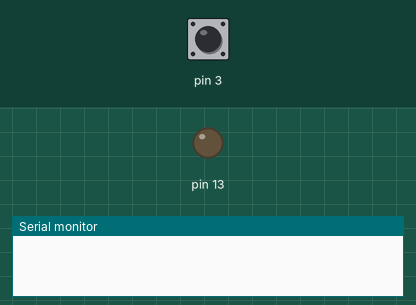
This sketch was run on a simulated Arduino Uno, built with avr-gcc and run on an emulated ATmega328P. Shown: output pins drawn as LEDs (lit = HIGH), the last lines printed to the serial monitor. Inputs (shaded band) come from the test bench; at power-on: pin 3 HIGH.

Above: at 1.2 s.
1.3 s: pin 3 pulled LOW for 0.15 s
At 2.1 s:
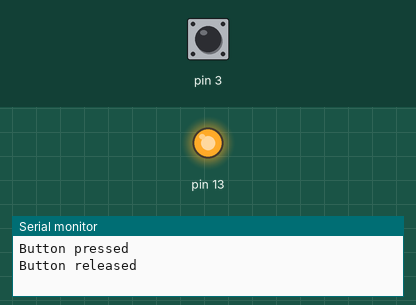
2.9 s: pin 3 pulled LOW for 1 s
At 3.3 s:
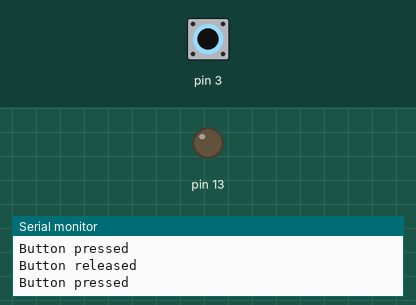
5.4 s: pin 3 pulled LOW for 3.2 s
At 6.4 s:
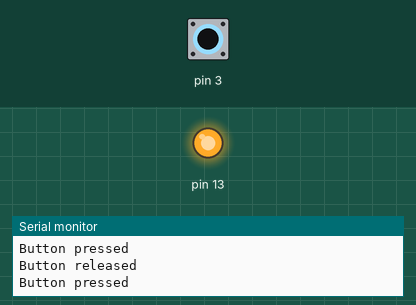
Timing chart, 0 to 8.4 s (numbered marks = the images above; inputs shaded):
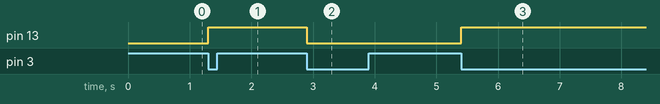

The sketch:

sketch_oct15c_flags.ino
```cpp
boolean button_flag = 0;
boolean button;
boolean led_enabled = 0;

void setup() {
  pinMode(3, INPUT_PULLUP); // встроенная подтяжка
  pinMode(13, OUTPUT);
  Serial.begin(9600);
}

void loop() {
  button = !digitalRead(3); //считываю положение кнопки
  if (button == 1 && button_flag == 0){
      button_flag = 1;
      Serial.println("Button pressed");
      led_enabled = !led_enabled;
      digitalWrite (13, led_enabled);
  }
  if (button == 0 && button_flag == 1){
      button_flag = 0;
      Serial.println("Button released");
  }
}
```

Measured:
- after the input at 1.3 s, pin 13: LOW → HIGH at once
- after the input at 2.9 s, pin 13: HIGH → LOW at once
- after the input at 5.4 s, pin 13: LOW → HIGH at once
